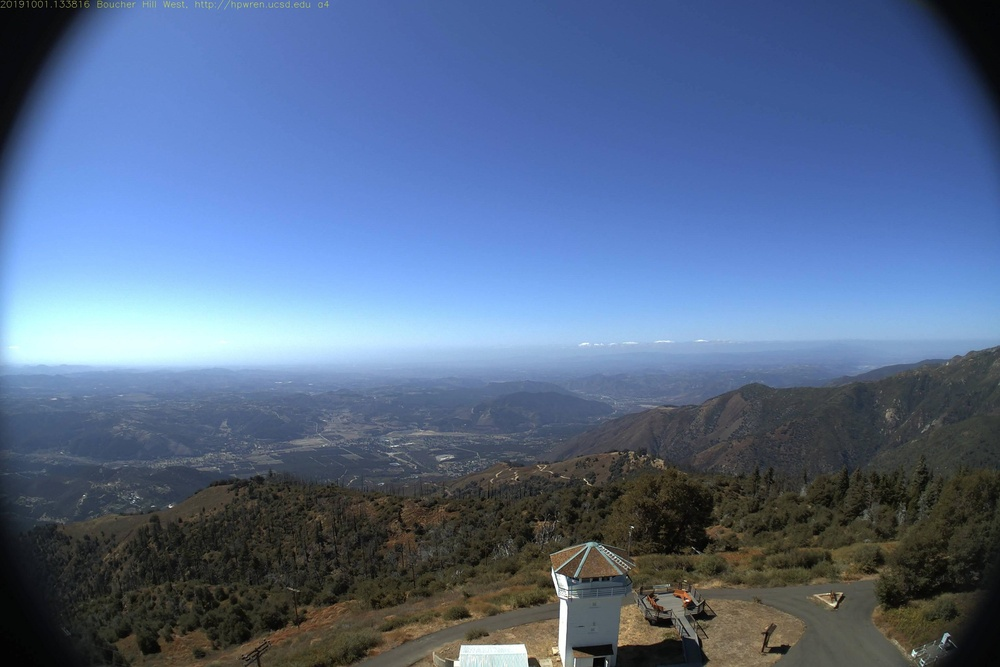
#> input picture frames/1569962296_-00060.jpg, 1000 x 667 px, shrunk from 3072 x 2048 before the run, found by its file name; the run also reads 1 picture not shown here
$ python frame_difference.py
#> lines starting #> are read from the running program, lines starting #| are printed output that depends on the picture; after the words box and inside, x2 and y2 are one past the last pixel; in counts of white or black regions, pixels touching at a corner belong together
import cv2
import numpy as np

def frame_difference(image1_path, image2_path, output_path):
    # Load the two images
#> called with image1_path = 'frames/1569962296_-00060.jpg', image2_path = 'frames/1569962476_+00120.jpg', output_path = 'test/frame_difference.jpg'
    image1 = cv2.imread(image1_path)
#> image1 is the input picture: shape (667, 1000, 3); mean B, G, R 139.6, 106.9, 86.2
    image2 = cv2.imread(image2_path)

    # Check if images were loaded successfully
    if image1 is None:
        print(f"Error: Could not load image at {image1_path}")
        return
    if image2 is None:
        print(f"Error: Could not load image at {image2_path}")
        return

    # Convert images to grayscale
    gray1 = cv2.cvtColor(image1, cv2.COLOR_BGR2GRAY)
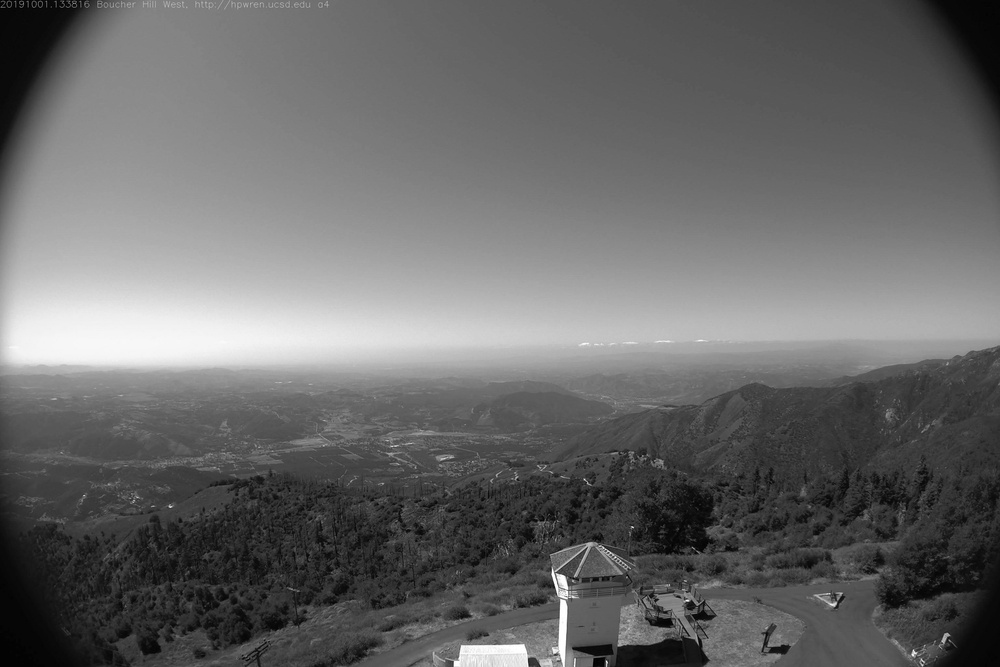
#> gray1: shape (667, 1000); min 0, max 255, mean 104.4
    gray2 = cv2.cvtColor(image2, cv2.COLOR_BGR2GRAY)

    # Compute the absolute difference between the two images
    diff = cv2.absdiff(gray1, gray2)

    # Apply a binary threshold to get a binary image
    _, diff_thresh = cv2.threshold(diff, 30, 255, cv2.THRESH_BINARY)
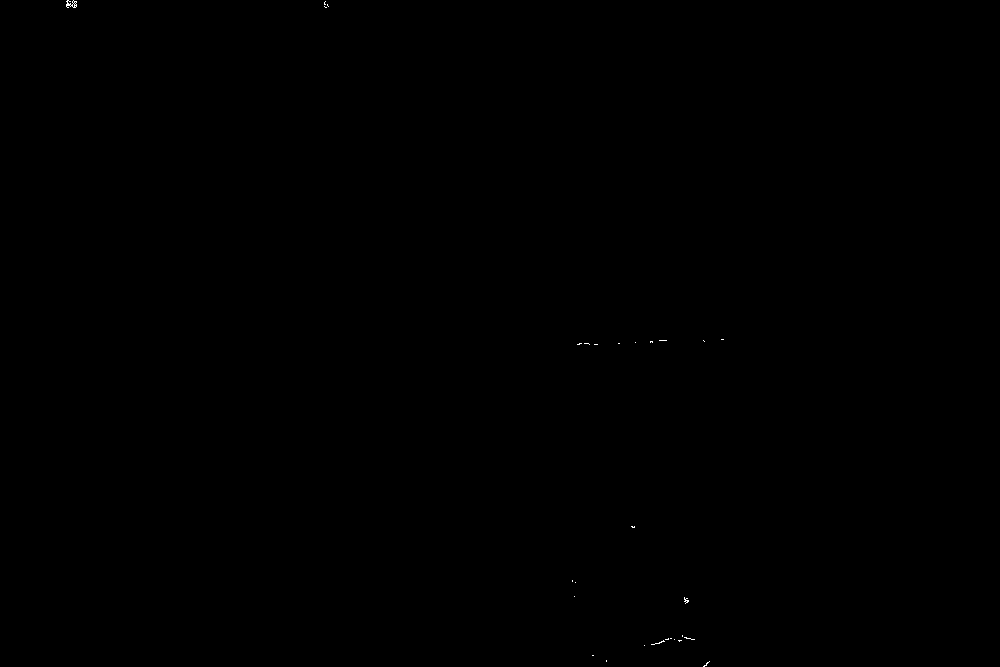
#> diff_thresh: shape (667, 1000); 0.03% white in thin lines or dots, all inside (x1, y1, x2, y2) = (66, 0, 724, 667)

    # Save the frame difference image
    cv2.imwrite(output_path, diff_thresh)
    print(f"Frame difference image saved at {output_path}")

    # Wait for a key press and close the windows
    cv2.waitKey(0)
    cv2.destroyAllWindows()

# Example usage'
path1 = "frames/1569962296_-00060.jpg"
path2 = "frames/1569962476_+00120.jpg"
output_path = "test/frame_difference.jpg"
frame_difference(path1, path2, output_path)
